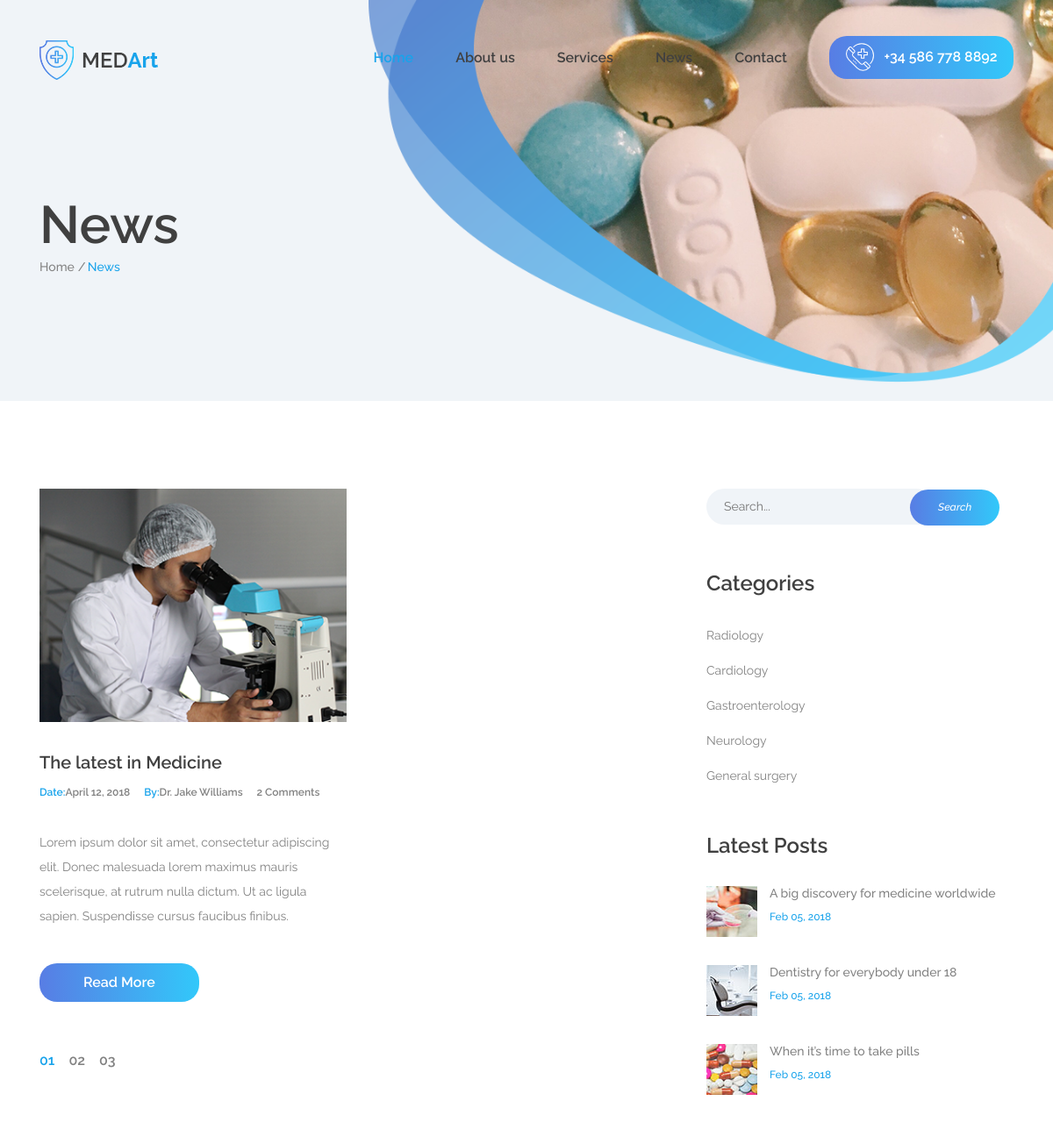
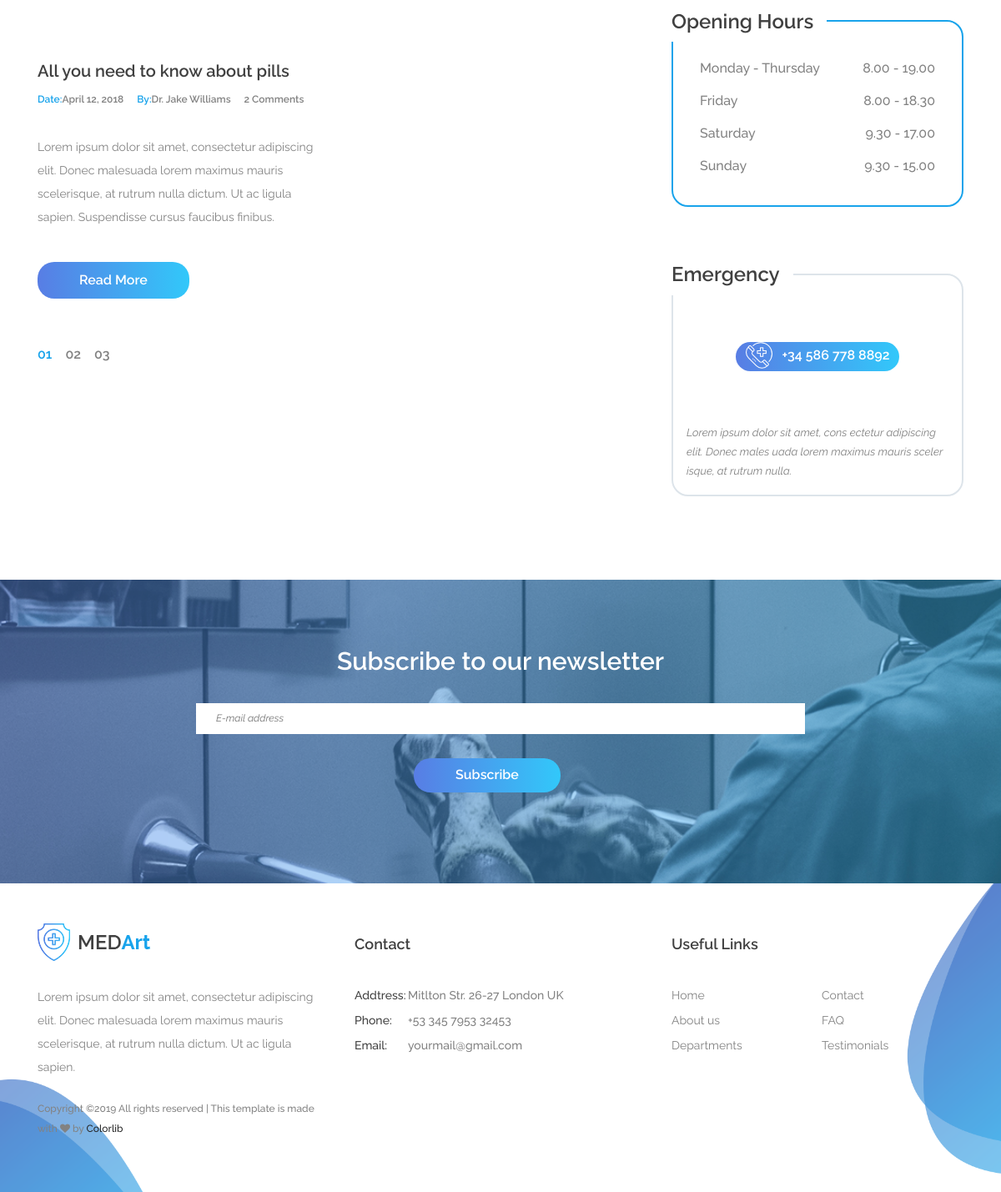
Page /news/ on the committed database (2 pictures, top to bottom).
### home/models.py (models this page shows, shortened)
class NewBacksImage(models.Model):
    image = models.ImageField(upload_to='images/')

class the_new(models.Model):
    new_image = models.ImageField(upload_to='images/')
    new_title = models.CharField(max_length=200)
    new_date = models.CharField(max_length=200)
    new_by_name = models.CharField(max_length=200)
    new_description = models.TextField()
    new_no_comments = models.CharField(max_length=200)

class Catag(models.Model):
    cat_name = models.CharField(max_length=200)

class LatestPost(models.Model):
    image = models.ImageField(upload_to='images/')
    description = models.TextField()
    date = models.CharField(max_length=200)

class opening_hour(models.Model):
    day_open = models.CharField(max_length=200)
    time_open = models.CharField(max_length=200)

class emergency(models.Model):
    emer_num = models.CharField(max_length=200)
    emer_descrip = models.CharField(max_length=200)

### home/views.py (the view)
# urls.py: path('news/', newsView.as_view(), name='news'),
class newsView(TemplateView):
    template_name = 'home/news.html'
    def get_context_data(self, **kwargs):
        context = super(newsView, self).get_context_data(**kwargs)
        context['new_back_image'] = NewBacksImage.objects.all()
        context['new'] = the_new.objects.all()
        context['hours_open'] = opening_hour.objects.all()
        context['emerg'] = emergency.objects.all()
        context['categories'] = Catag.objects.all()
        context['latest_post'] = LatestPost.objects.all()
        return context

### home/templates/home/news.html
{% extends 'base_two.html' %}
{% block content %}
{% load static %}
  <div class="container">
            <div class="row">
                <div class="col-12">
                    <h1>News</h1>
                    <div class="breadcrumbs">
                        <ul class="d-flex flex-wrap align-items-center p-0 m-0">
                            <li><a href="{% url 'index' %}">Home</a></li>
                            <li>News</li>
                        </ul>
                    </div>
                </div>
            </div>
        </div>
                {% for item in new_back_image %}
        <img class="header-img" src="{{ item.image.url }}" alt="">
    {% endfor %}
    </header>
    <div class="container">
        <div class="row">
            <div class="col-12 col-lg-8">
                <div class="the-news">
                    <div class="row">
                                        {% for item in new %}
                        <div class="col-12 col-md-6">
                            <div class="the-news-wrap">
                                <figure class="post-thumbnail">
                                    <a href="#"><img src="{{ item.new_image.url }}" alt=""></a>
                                </figure>
                                <header class="entry-header">
                                    <h3>{{ item.new_title }}</h3>
                                    <div class="post-metas d-flex flex-wrap align-items-center">
                                        <div class="posted-date"><label>Date: </label><a href="#">{{ item.new_date }}</a></div>
                                        <div class="posted-by"><label>By: </label><a href="#">{{ item.new_by_name }}</a></div>
                                        <div class="post-comments"><a href="#">{{ item.new_no_comments }} Comments</a></div>
                                    </div>
                                </header>
                                <div class="entry-content">
                                    <p>{{ item.new_description }} </p>
                                </div>
                                <footer class="entry-footer mt-5">
                                    <a class="button gradient-bg" href="#">Read More</a>
                                </footer>
                            </div>
                        </div>
                        <div class="col-12">
                            <ul class="pagination d-flex flex-wrap align-items-center p-0">
                                <li class="active"><a href="#">01</a></li>
                                <li><a href="#">02</a></li>
                                <li><a href="#">03</a></li>
                            </ul>
                        </div>
                            {% endfor %}
                    </div>
                </div>
            </div>
            <div class="col-12 col-lg-4">
                <div class="sidebar">
                    <div class="search-widget">
                        <form class="flex flex-wrap align-items-center">
                            <input type="search" placeholder="Search...">
                            <button type="submit" class="flex justify-content-center align-items-center">Search</button>
                        </form>
                    </div>
                    <div class="sidebar-cats">
                        <h2 class="widget-title">Categories</h2>
                            {% for item in categories %}
                        <ul class="p-0 m-0">
                            <li><a href="#">{{ item.cat_name }}</a></li>
                        </ul>
                        {% endfor %}
                    </div>
                    <div class="popular-posts">
                        <h2 class="widget-title">Latest Posts</h2>
                        <ul class="p-0 m-0">
                            {% for item in latest_post %}
                            <li class="d-flex flex-wrap justify-content-between">
                                <figure><a href="#"><img src="{{ item.image.url }}" alt=""></a></figure>
                                <div class="entry-content">
                                    <h3 class="entry-title"><a href="#">{{ item.description }}</a></h3>
                                    <div class="posted-date">{{ item.date }}</div>
                                </div>
                            </li>
                        {% endfor %}
                        </ul>
                    </div>
                    <div class="opening-hours">
                        <h2 class="d-flex align-items-center">Opening Hours</h2>
                            {% for item in hours_open %}
                        <ul class="p-0 m-0">
                            <li>{{ item.day_open }} <span>{{ item.time_open }}</span></li>
                        </ul>
                        {% endfor %}
                    </div>
                    <div class="emergency-box">
                        {% for item in emerg %}
                        <h2 class="d-flex align-items-center">Emergency</h2>
                        <div class="call-btn text-center">
                            <a class="d-flex justify-content-center align-items-center button gradient-bg" href="#"><img src="{% static '/images/emergency-call.png' %}"> {{ item.emer_num }}</a>
                        </div>
                       <p>{{ item.emer_descrip }}</p>
                    {% endfor %}
                    </div>
                </div>
            </div>
        </div>
    </div>
{% endblock %}

### rows in the picture
NewBacksImage: image (picture)
the_new: new_image (picture), new_title "The latest in Medicine", new_date "April 12, 2018", new_by_name "Dr. Jake Williams", new_no_comments "2", new_description "Lorem ipsum dolor sit amet, consectetur adipiscing elit. Donec malesuada lorem maximus mauris scelerisque, at rutrum nulla dictum. Ut ac ligula sapien. Suspendisse cursus faucibus finibus."
the_new: new_title "All you need to know about pills", new_date "April 12, 2018", new_by_name "Dr. Jake Williams", new_no_comments "2", new_description "Lorem ipsum dolor sit amet, consectetur adipiscing elit. Donec malesuada lorem maximus mauris scelerisque, at rutrum nulla dictum. Ut ac ligula sapien. Suspendisse cursus faucibus finibus."
Catag: cat_name "Radiology"
Catag: cat_name "Cardiology"
Catag: cat_name "Gastroenterology"
Catag: cat_name "Neurology"
Catag: cat_name "General surgery"
LatestPost: image (picture), description "A big discovery for medicine worldwide", date "Feb 05, 2018"
LatestPost: image (picture), description "Dentistry for everybody under 18", date "Feb 05, 2018"
LatestPost: image (picture), description "When it’s time to take pills", date "Feb 05, 2018"
opening_hour: day_open "Monday - Thursday", time_open "8.00 - 19.00"
opening_hour: day_open "Friday", time_open "8.00 - 18.30"
opening_hour: day_open "Saturday", time_open "9.30 - 17.00"
opening_hour: day_open "Sunday", time_open "9.30 - 15.00"
emergency: emer_num "+34 586 778 8892", emer_descrip "Lorem ipsum dolor sit amet, cons ectetur adipiscing elit. Donec males uada lorem maximus mauris sceler isque, at rutrum nulla."
